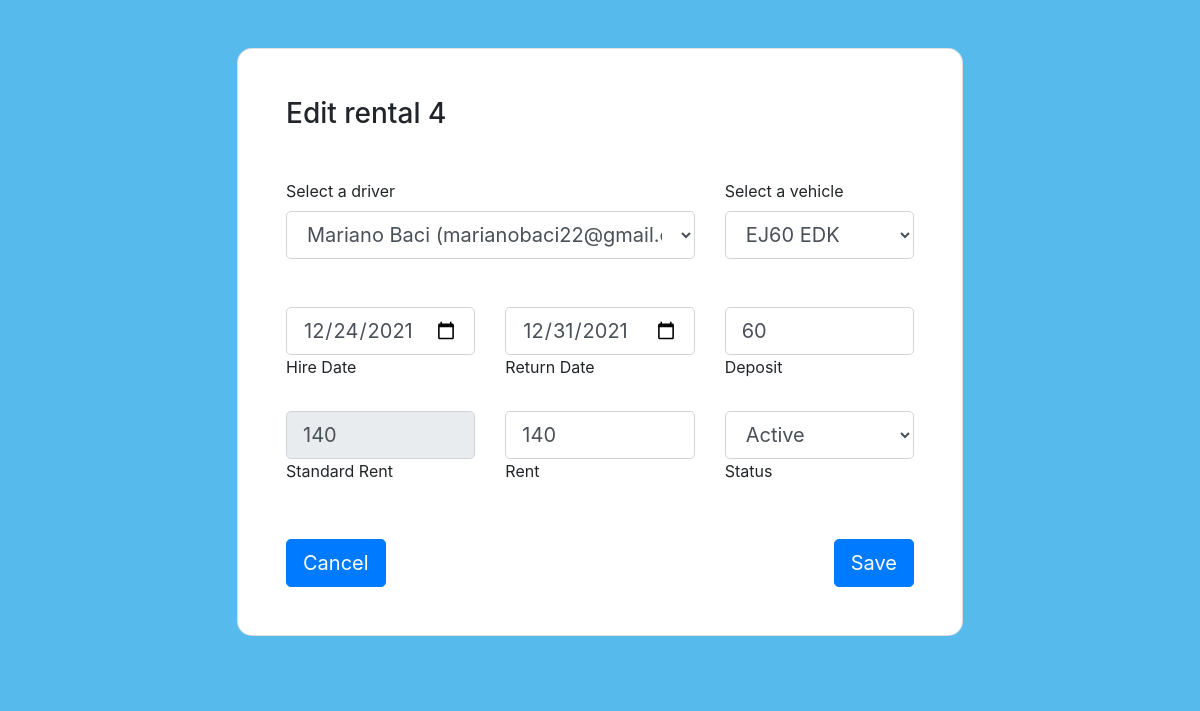
Screenshot of /edit_rental/4 (signed in) with the database file from the repository.
### Manager/models.py (models this page shows)
class rental(models.Model):
    driver_id = models.IntegerField(blank=False, )
    driver_full_name = models.CharField(max_length=200, blank=False, )
    vehicle_id = models.IntegerField(blank=False, )
    vehicle_plate = models.CharField(max_length=20, blank=False, )
    hire_date = models.DateField(max_length=100, blank=False, )
    return_date = models.DateField(max_length=100, blank=False, )
    balance = models.CharField(max_length=99999, blank=False, )
    deposit = models.IntegerField(blank=False, )
    rent = models.IntegerField(blank=False, )
    STATUS = (
        ('Active', 'Active'),
        ('Inactive', 'Inactive'),
    )
    status = models.CharField(max_length=8, choices=STATUS,  blank=True, )

class vehicle(models.Model):
    plate = models.CharField(max_length=20, blank=False, )
    registered_company_name = models.CharField(max_length=100, blank=True, )
    owner_name = models.CharField(max_length=100, blank=True, )
    make = models.CharField(max_length=100, blank=True, )
    model = models.CharField(max_length=100, blank=True, )
    color = models.CharField(max_length=100, blank=True, )
    cylinder_capacity = models.CharField(max_length=100, blank=True, )
    fuel_type = models.CharField(max_length=100, blank=True, )
    year = models.IntegerField(blank=True, )
    mileage = models.IntegerField(blank=True, )
    LOGBOOK_first_date_of_registration = models.DateField(max_length=100, blank=True, )
    mot_expiration_date = models.DateField(max_length=100, blank=True, )
    pco_expiration_date = models.DateField(max_length=100, blank=True, )
    road_tax_expiration_date = models.DateField(max_length=100, blank=True, )
    value = models.IntegerField(blank=True, )
    rent = models.IntegerField(blank=True, )
    STATUS = (
        ('On Rent', 'On Rent'),
        ('Available', 'Available for rent'),
        ('Sold', 'Sold'),
        ('Scrapped', 'Scrapped'),
        ('Damaged', 'Damaged'),
    )
    status = models.CharField(max_length=9, choices=STATUS,  blank=True, )
    notes = models.CharField(max_length=9999, blank=True)

### Manager/views.py (the view)
# urls.py: path('edit_rental/<int:rental_id>', edit_rental, name="edit_rental"),
@login_required(login_url="/login")
def edit_rental(request, rental_id):
    if permissions.objects.get(user=request.user.username).level3 == "Yes":
        update_vehicle_status()
        if(request.method) == "POST":
            rental_i = rental.objects.all().filter(id=rental_id)[0]
            updated_data = request.POST.copy()
            print(updated_data)
            print(updated_data['driver_id'])
            updated_data.update({'driver_full_name': driver.objects.all().filter(id=updated_data['driver_id'])[0].name+" "+driver.objects.all().filter(id=updated_data['driver_id'])[0].last_name})
            updated_data.update({'vehicle_plate': vehicle.objects.all().filter(id=updated_data['vehicle_id'])[0].plate})
            updated_data.update({'balance': rental_i.balance})
            print(updated_data)
            form = rentalForm(data=updated_data, instance=rental_i)
            if updated_data['status'] == 'Active':
                vehicle_i = vehicle.objects.get(id=updated_data['vehicle_id'])
                vehicle_i.status = "On Rent"
                vehicle_i.save()
                if len(rental.objects.all().filter(vehicle_id=updated_data['vehicle_id'], status='Active')) != 0:
                    if rental.objects.all().filter(vehicle_id=updated_data['vehicle_id'], status='Active')[0].id != rental_id:
                        messages.error(request, 'This vehicle already has an active rental!')
                        return redirect(add_rental)
            else:
                vehicle_i = vehicle.objects.all().filter(id=updated_data['vehicle_id'], status='On Rent')
                if len(vehicle_i) != 0:
                    vehicle_i = vehicle_i[0]
                    vehicle_i.status = "Available"
                    vehicle_i.save()
            if form.is_valid():
                form.save()
                return redirect('view_rental', rental_id=rental_id)
            else:
                messages.error(request, 'Please use correct data!')
                return redirect('edit_rental', rental_id=rental_id)
        else:
            form = rentalForm
            vehicles_obj = vehicle.objects.all().filter(status="Available")
            vehicles_obj |= vehicle.objects.filter(id=rental.objects.get(id=rental_id).vehicle_id)
            drivers_obj = driver.objects.all().filter(status="Active")
            drivers_obj |= driver.objects.filter(id=rental.objects.get(id=rental_id).driver_id)
            rental_obj = rental.objects.all().filter(id=rental_id)[0]
            return render(request, 'edit_rental.html', {'rental':rental_obj, 'form':form, 'vehicles':vehicles_obj, 'drivers':drivers_obj})
    else:
        return HttpResponse("Access Denied")

### Manager/views.py (called while the page is built)
def update_vehicle_status():
    vehicles_obj = vehicle.objects.all().filter(status="On Rent")
    for i in vehicles_obj:
        try:
            print(rental.objects.get(vehicle_id=i.id, status="Active"))
        except:
            i.status = "Available"
            i.save()
    vehicles_obj = vehicle.objects.all().filter(status="Available")
    for i in vehicles_obj:
        try:
            print(rental.objects.get(vehicle_id=i.id, status="Active"))
            i.status = "On Rent"
            i.save()
        except:
            pass

### Manager/templates/edit_rental.html (shortened to what this page needs)
{%  load static %}
<!DOCTYPE html>
<html lang="en">
<head>
    <link rel="stylesheet" href="{% static 'css/bootstrap.css' %}">
    <link href="https://cdn.jsdelivr.net/npm/select2@4.1.0-rc.0/dist/css/select2.min.css" rel="stylesheet" />
</head>
<body style="background: #56baed;">
    <section class="vh-150 gradient-custom" >
      <div class="p-md-5 py-5 h-150">
        <div class="row justify-content-center align-items-center h-150">
          <div class="col-8 col-lg-8 col-xl-8">
            <div class="card shadow-2-strong card-registration" style="border-radius: 15px;">
              <div class="card-body p-4 p-md-5">
                <h3 class="mb-4 pb-2 pb-md-0 mb-md-5">Edit rental {{ rental.id }}</h3>
                <form method="POST" id="form" class="needs-validation" novalidate>
                  <div class="row">
                    <div class="col-md-8 mb-8">
                      <div class="form-outline">
                          <label class="form-label" for="status">Select a driver</label>
                          <select class="select form-control form-control-lg" name="driver_id">
                              {% for driver in drivers %}
                                  {% if rental.driver_id == driver.id %}
                                        <option value="{{ driver.id }}" selected>{{ driver.name }} {{ driver.last_name }} ({{ driver.email }})</option>
                                  {% else %}
                                        <option value="{{ driver.id }}">{{ driver.name }} {{ driver.last_name }} ({{ driver.email }})</option>
                                  {% endif %}
                              {% endfor %}
                          </select>
                      </div>
                    </div>
                    <div class="col-md-4 mb-4">
                      <div class="form-outline">
                          <label class="form-label" for="status">Select a vehicle</label>
                          <select class="select form-control form-control-lg" name="vehicle_id" id="vehicles" onchange="changeRent()">
                              {% for vehicle in vehicles %}
                                  {% if rental.vehicle_id == vehicle.id %}
                                        <option value="{{ vehicle.id }}" selected>{{ vehicle.plate }}</option>
                                  {% else %}
                                        <option value="{{ vehicle.id }}">{{ vehicle.plate }}</option>
                                  {% endif %}
                              {% endfor %}
                          </select>
                      </div>
                    </div>
                  </div>
                    <br>
                  <div class="row">
                    <div class="col-md-4 mb-4">
                      <div class="form-outline">
                        <input type="date" name="hire_date" value="{{ rental.hire_date|date:"Y-m-d" }}" id="hire_date" class="form-control form-control-lg" required/>
                        <label class="form-label" for="hire_date">Hire Date</label>
                      </div>
                    </div>
                    <div class="col-md-4 mb-4">
                      <div class="form-outline">
                        <input type="date" name="return_date" value="{{ rental.return_date|date:"Y-m-d" }}" id="return_date" class="form-control form-control-lg" required/>
                        <label class="form-label" for="return_date">Return Date</label>
                      </div>
                    </div>
                    <div class="col-md-4 mb-4">
                      <div class="form-outline">
                        <input type="number" name="deposit" value="{{ rental.deposit }}" id="deposit" class="form-control form-control-lg" required/>
                        <label class="form-label" for="deposit">Deposit</label>
                    </div>
                  </div>
                  </div>
                  <div class="row">
                    <div class="col-md-4 mb-4">
                      <div class="form-outline">
                        <input type="number" name="stan_rent" id="stan_rent" value="{{ vehicles.0.rent }}" class="form-control form-control-lg" disabled required/>
                        <label class="form-label" for="stan_rent">Standard Rent</label>
                      </div>
                    </div>
                    <div class="col-md-4 mb-4">
                      <div class="form-outline">
                        <input type="number" name="rent" value="{{ rental.rent }}" id="rent" class="form-control form-control-lg" required/>
                        <label class="form-label" for="birth_date">Rent</label>
                      </div>
                    </div>
                    <div class="col-md-4 mb-4">
                      <div class="form-outline">
                          <select class="select form-control form-control-lg" name="status">
                              {% if rental.status == 'Active' %}
                                <option value="Active" selected>Active</option>
                              {% else %}
                                <option value="Active">Active</option>
                                <option value="Inactive" selected>Inactive</option>
                              {% endif %}
                          </select>
                        <label class="form-label" for="status">Status</label>
                      </div>
                    </div>
                  </div>
                  <div class="float-left">
                      <a class="btn btn-primary btn-lg" href="/rentals">Cancel</a>
                  </div>
                  <div class="float-right">
                    <input class="btn btn-primary btn-lg" type="submit" value="Save" />
                  </div>
                </form>
              </div>
            </div>
          </div>
        </div>
      </div>
    </section>
</body>
</html>

### Manager/templates/edit_rental.html (style rules this page uses)
.gradient-custom { background: #56baed; background: -webkit-linear-gradient(to bottom right, #56baed, #56baed); background: linear-gradient(to bottom right,#56baed, #56baed) }

### rows the page displays
rental: id "4", hire_date "12/24/2021", return_date "12/31/2021", deposit "60", rent "140", status "Active"
vehicle: stan_rent "140"

### other values shown
form field driver_id "Mariano Baci (marianobaci22@gmail.com)"
form field vehicle_id "EJ60 EDK"
